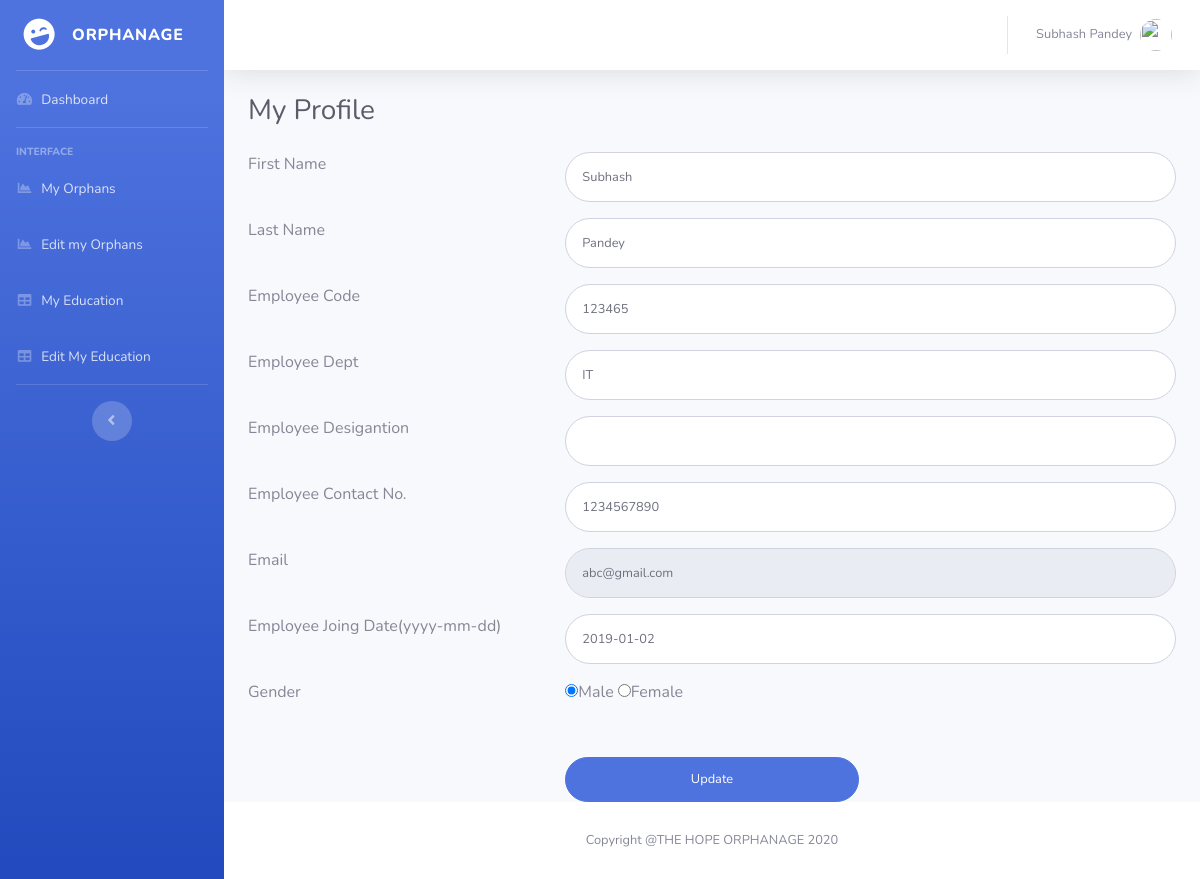
Page /Orphanage-Record-Management-System-Project/erms/myprofile.php (signed in) on the committed database.
### tables this page shows
CREATE TABLE `employeedetail` (
  `ID` int(11) NOT NULL,
  `EmpFname` varchar(50) DEFAULT NULL,
  `EmpLName` varchar(50) NOT NULL,
  `EmpCode` varchar(50) DEFAULT NULL,
  `EmpDept` varchar(120) DEFAULT NULL,
  `EmpDesignation` varchar(120) DEFAULT NULL,
  `EmpContactNo` bigint(10) DEFAULT NULL,
  `EmpGender` enum('Male','Female') DEFAULT NULL,
  `EmpEmail` varchar(200) DEFAULT NULL,
  `EmpPassword` varchar(100) DEFAULT NULL,
  `EmpJoingdate` date DEFAULT NULL,
  `PostingDate` timestamp NOT NULL DEFAULT current_timestamp()
);

### Orphanage-Record-Management-System-Project/erms/myprofile.php (the view, shortened to what this page needs)
<?php
include('includes/dbconnection.php');
if (strlen($_SESSION['uid']==0)) {
  header('location:logout.php');
  } else{
  ?>
<!DOCTYPE html>
<html lang="en">
<head>
  <link href="vendor/fontawesome-free/css/all.min.css" rel="stylesheet" type="text/css">
  <link href="css/sb-admin-2.min.css" rel="stylesheet">
</head>
<body id="page-top">
  <div id="wrapper">
  <?php include_once('includes/sidebar.php')?>
    <div id="content-wrapper" class="d-flex flex-column">
      <div id="content">
         <?php include_once('includes/header.php')?>
        <div class="container-fluid">
          <h1 class="h3 mb-4 text-gray-800">My Profile</h1>
<form class="user" method="post" action="">
  <?php
$eid=$_SESSION['uid'];
$ret=mysqli_query($con,"select * from employeedetail where ID='$eid'");
while ($row=mysqli_fetch_array($ret)) {
?>
               <div class="row">
                <div class="col-4 mb-3">First Name</div>
                   <div class="col-8 mb-3">   <input type="text" class="form-control form-control-user" id="FirstName" name="FirstName" aria-describedby="emailHelp" required="true" value="<?php  echo $row['EmpFname'];?>"></div>
                    </div>
                    <div class="row">
                      <div class="col-4 mb-3">Last Name </div>
                     <div class="col-8 mb-3">  <input type="text" class="form-control form-control-user" id="LastName" name="LastName" aria-describedby="emailHelp" required="true" value="<?php  echo $row['EmpLName'];?>"></div>
                     </div>
                    <div class="row">
                    <div class="col-4 mb-3">Employee Code </div>
                    <div class="col-8 mb-3">
                      <input type="text" class="form-control form-control-user" id="EmpCode" name="EmpCode" aria-describedby="emailHelp" required="true" value="<?php  echo $row['EmpCode'];?>"></div>
                    </div>
                    <div class="row">
                      <div class="col-4 mb-3">Employee Dept</div>
                     <div class="col-8 mb-3">
                      <input type="text" class="form-control form-control-user" id="EmpDept" name="EmpDept" aria-describedby="emailHelp" required="true" value="<?php  echo $row['EmpDept'];?>">
                    </div></div>
                    <div class="row">
                    <div class="col-4 mb-3">Employee Desigantion</div>
                    <div class="col-8 mb-3">
                      <input type="text" class="form-control form-control-user" id="EmpDesignation" name="EmpDesignation" aria-describedby="emailHelp" required="true" value="<?php  echo $row['EmpDesignation'];?>">
                    </div></div>
                    <div class="row">
                      <div class="col-4 mb-3">Employee Contact No.</div>
                    <div class="col-8 mb-3">
                      <input type="text" class="form-control form-control-user" id="EmpContactNo" name="EmpContactNo" aria-describedby="emailHelp" required="true" value="<?php  echo $row['EmpContactNo'];?>">
                    </div></div>
                    <div class="row">
                    <div class="col-4 mb-3">Email</div>
                   <div class="col-8 mb-3">
                      <input type="email" class="form-control form-control-user" id="Email" name="Email" aria-describedby="emailHelp" placeholder="Enter Email Address..." required="true" value="<?php  echo $row['EmpEmail'];?>" readonly="true">
                    </div></div>
                    <div class="row">
                      <div class="col-4 mb-3">Employee Joing Date(yyyy-mm-dd)</div>
                    <div class="col-8  mb-3">
                      <input type="text" class="form-control form-control-user" value="<?php  echo $row['EmpJoingdate'];?>" id="jDate" name="EmpJoingdate" aria-describedby="emailHelp">
                    </div></div>
                    <div class="row">
                      <div class="col-4 mb-3">Gender</div>
                    <div class="col-4 mb-3">
<?php if($row['EmpGender']=="Male")
{?>
                      <input type="radio" id="gender" name="gender" value="Male" checked="true">Male
                     <input type="radio" name="gender" value="Female">Female
                   <?php }   else if($row['EmpGender']=="Female") {?>
 <input type="radio" id="gender" name="gender" value="Male" >Male
  <input type="radio" name="gender" value="Female" checked="true">Female
                   <?php } else { ?>
 <input type="radio" id="gender" name="gender" value="Male" >Male
  <input type="radio" name="gender" value="Female">Female
                   <?php } ?>
                    </div></div>
<?php } ?>
                    <div class="row" style="margin-top:4%">
                      <div class="col-4"></div>
                      <div class="col-4">
                      <input type="submit" name="submit"  value="Update" class="btn btn-primary btn-user btn-block">
                    </div>
                    </div>
                  </form>
        </div>
      </div>
   <?php include_once('includes/footer.php');?>
    </div>
  </div>
</body>
</html>
<?php }  ?>

### Orphanage-Record-Management-System-Project/erms/includes/header.php (shortened to what this page needs)
 <nav class="navbar navbar-expand navbar-light bg-white topbar mb-4 static-top shadow">
          <ul class="navbar-nav ml-auto">
            <li class="nav-item dropdown no-arrow">
              <a class="nav-link dropdown-toggle" href="#" id="userDropdown" role="button" data-toggle="dropdown" aria-haspopup="true" aria-expanded="false">
<?php
$empid=$_SESSION['uid'];
$ret=mysqli_query($con,"select EmpFname,EmpLname from employeedetail where ID='$empid'");
$row=mysqli_fetch_array($ret);
$fname=$row['EmpFname'];
$lname=$row['EmpLname'];
?>
                <span class="mr-2 d-none d-lg-inline text-gray-600 small"><?php echo $fname." ".$lname; ?></span>
                <img class="img-profile rounded-circle" src="https://source.unsplash.com/QAB-WJcbgJk/60x60">
              </a>
            </li>
          </ul>
        </nav>

### rows in the picture
employeedetail: EmpFname "Subhash", EmpLName "Pandey", FirstName "Subhash", LastName "Pandey", EmpCode "123465", EmpDept "IT", EmpContactNo "1234567890", Email "abc@gmail.com", EmpJoingdate "2019-01-02"
